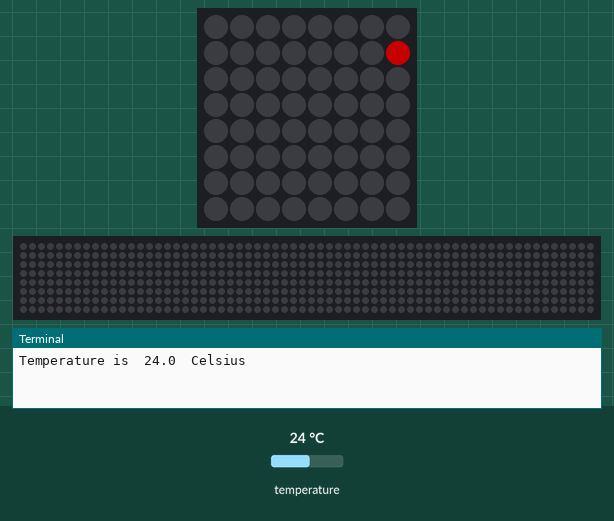
The program below on a simulated Raspberry Pi (BCM pin numbers) with a Sense HAT. Parts: the Sense HAT's 8×8 RGB LED matrix, a strip that is not on the board, showing the scrolling text unrolled, the last lines printed to the terminal. Inputs (shaded band) come from the test bench; at power-on: temperature 24 °C. Dim RGB values are drawn brighter than linear; the 64×8 strip is a reading aid, not a part: it shows the text the matrix is scrolling, unrolled, one strip-width of it at a time.

Above: at 0.92 s.
At 4.74 s:
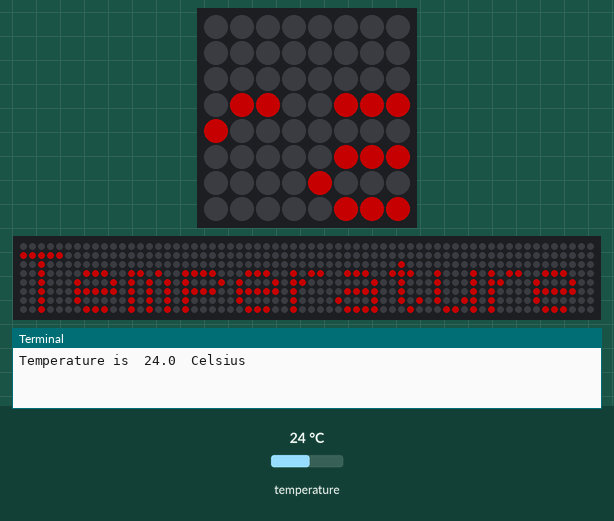
At 8.67 s:
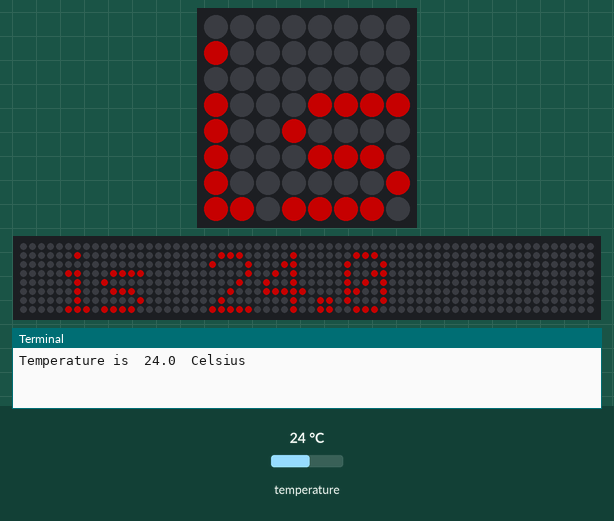
At 16.53 s:
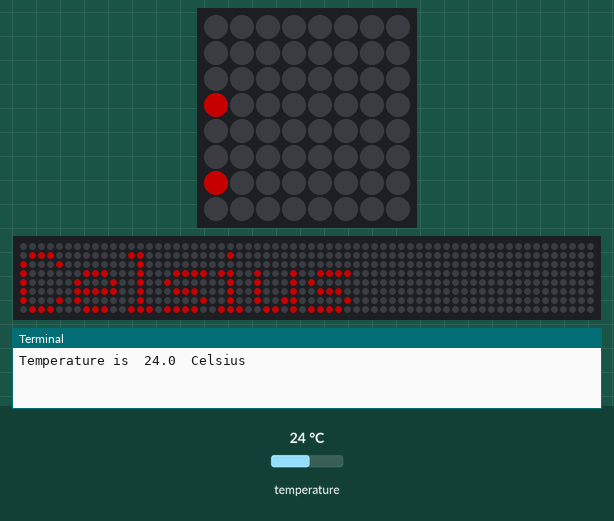
At 22.98 s:
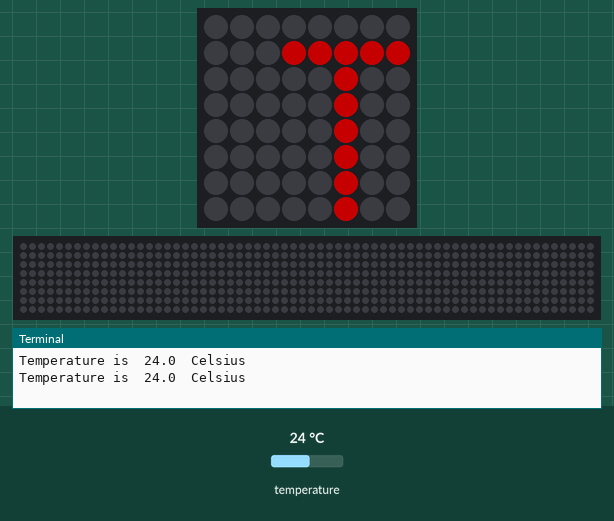
At 38.29 s:
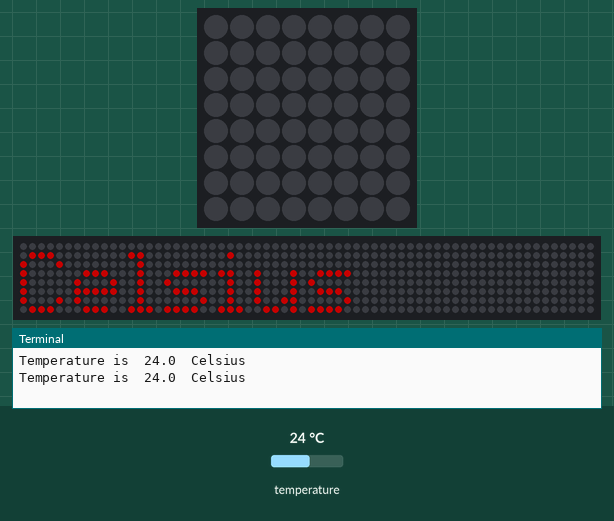

The program:

W1Thermsensor_with_SenseHat__first__reading.py
```python
# Ensure /boot/config.txt has added GPIO14 instead of default Pin 4
# dtoverlay=w1-gpio,gpio=14

from sense_hat import SenseHat
from time import sleep
from w1thermsensor import W1ThermSensor

# set up the thermometer
thermometer = W1ThermSensor()

#set up SenseHat
sense = SenseHat()

# set up some colour variables to use
red = (100, 0, 0)
green = (0, 100, 0)
blue = (0, 0, 100)

# clear the screen
sense.clear()

while True:
    temperature = round(thermometer.get_temperature(W1ThermSensor.DEGREES_C), 1)

    print("Temperature is ", temperature, " Celsius")

    sense.show_message("Temperature is " + str(temperature) + " Celsius", text_colour=red)

    sleep(5)
```
